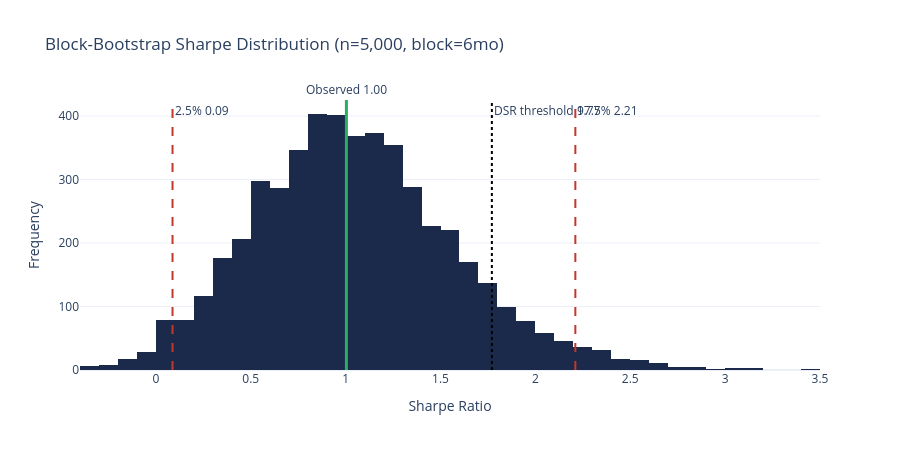

Notebook cell for this chart:
### Code cell
# Visualise bootstrap Sharpe distribution
rng = np.random.default_rng(42)
sharpes = []
r = dn.values
T = len(r)
block = 6
n_blocks = int(np.ceil(T/block))
for _ in range(5000):
    starts = rng.integers(0, T, size=n_blocks)
    sample = np.concatenate([np.take(r, np.arange(s, s+block) % T) for s in starts])[:T]
    mu = sample.mean(); sd = sample.std(ddof=1)
    sharpes.append((mu*12)/(sd*np.sqrt(12)) if sd > 0 else 0)

fig = go.Figure()
fig.add_trace(go.Histogram(x=sharpes, nbinsx=60, marker_color=PAL['dynamic'], name='Bootstrap distribution'))
fig.add_vline(x=sr_net, line_color=PAL['gain'], line_width=3, annotation_text=f'Observed {sr_net:.2f}', annotation_position='top')
fig.add_vline(x=np.quantile(sharpes, 0.025), line_color=PAL['loss'], line_dash='dash', annotation_text=f'2.5% {np.quantile(sharpes, 0.025):.2f}')
fig.add_vline(x=np.quantile(sharpes, 0.975), line_color=PAL['loss'], line_dash='dash', annotation_text=f'97.5% {np.quantile(sharpes, 0.975):.2f}')
fig.add_vline(x=dsr['threshold_sr'], line_color='black', line_dash='dot', annotation_text=f'DSR threshold {dsr["threshold_sr"]:.2f}')
fig.update_layout(title='Block-Bootstrap Sharpe Distribution (n=5,000, block=6mo)',
                  xaxis_title='Sharpe Ratio', yaxis_title='Frequency',
                  height=450, showlegend=False)
fig

### Figure 1 — Plotly figure (JSON) as saved in the notebook; plotly's stock layout.template omitted (floating-point values rounded to 4 significant figures; data arrays with more than 128 entries replaced by an {"elided": "..."} marker saying what was removed)
{"data": [{"marker": {"color": "#1B2A4A"}, "name": "Bootstrap distribution", "nbinsx": 60, "type": "histogram", "x": {"elided": "5000 float values"}}], "layout": {"annotations": [{"showarrow": false, "text": "Observed 1.00", "x": 1.004, "xanchor": "center", "xref": "x", "y": 1, "yanchor": "bottom", "yref": "y domain"}, {"showarrow": false, "text": "2.5% 0.09", "x": 0.08767, "xanchor": "left", "xref": "x", "y": 1, "yanchor": "top", "yref": "y domain"}, {"showarrow": false, "text": "97.5% 2.21", "x": 2.211, "xanchor": "left", "xref": "x", "y": 1, "yanchor": "top", "yref": "y domain"}, {"showarrow": false, "text": "DSR threshold 1.77", "x": 1.771, "xanchor": "left", "xref": "x", "y": 1, "yanchor": "top", "yref": "y domain"}], "height": 450, "shapes": [{"line": {"color": "#27AE60", "width": 3}, "type": "line", "x0": 1.004, "x1": 1.004, "xref": "x", "y0": 0, "y1": 1, "yref": "y domain"}, {"line": {"color": "#C0392B", "dash": "dash"}, "type": "line", "x0": 0.08767, "x1": 0.08767, "xref": "x", "y0": 0, "y1": 1, "yref": "y domain"}, {"line": {"color": "#C0392B", "dash": "dash"}, "type": "line", "x0": 2.211, "x1": 2.211, "xref": "x", "y0": 0, "y1": 1, "yref": "y domain"}, {"line": {"color": "black", "dash": "dot"}, "type": "line", "x0": 1.771, "x1": 1.771, "xref": "x", "y0": 0, "y1": 1, "yref": "y domain"}], "showlegend": false, "title": {"text": "Block-Bootstrap Sharpe Distribution (n=5,000, block=6mo)"}, "xaxis": {"title": {"text": "Sharpe Ratio"}}, "yaxis": {"title": {"text": "Frequency"}}}}
